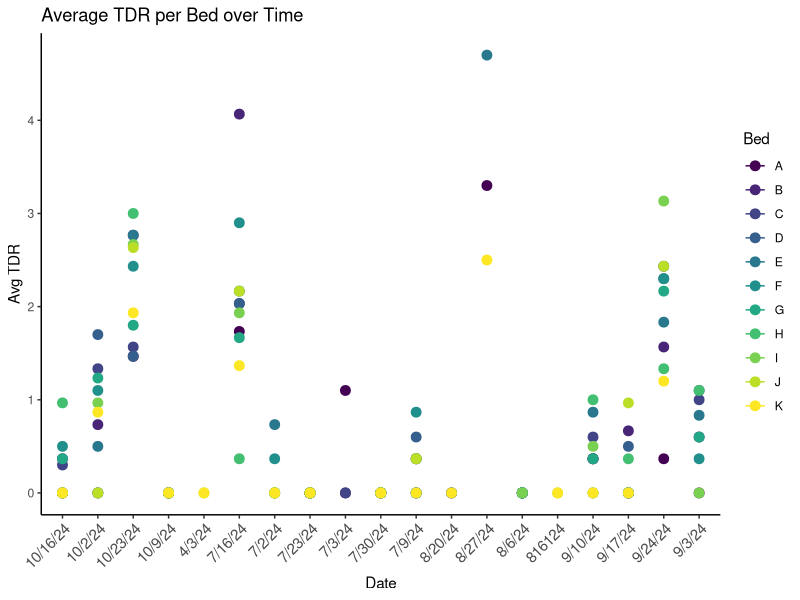
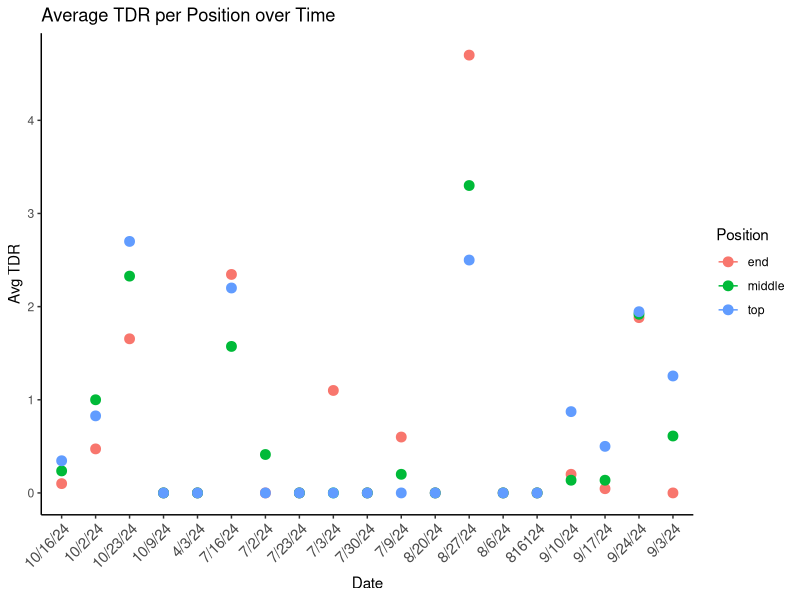
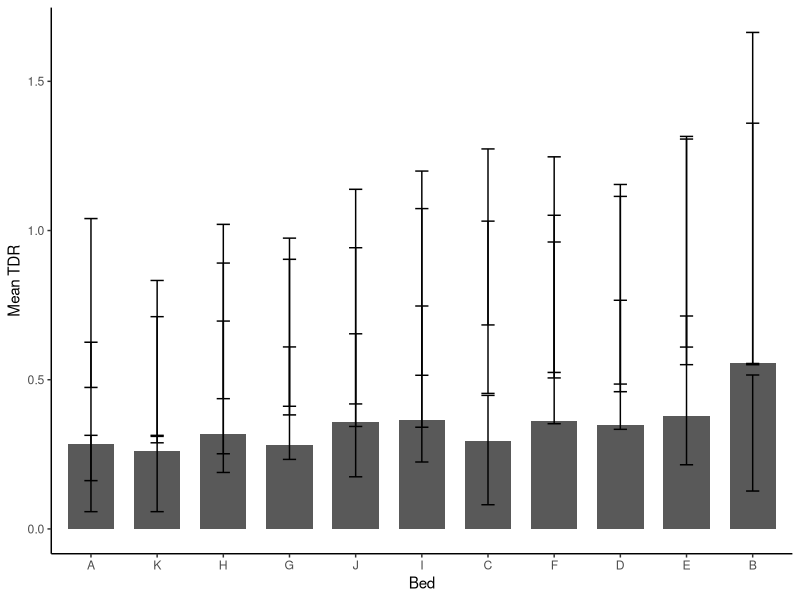
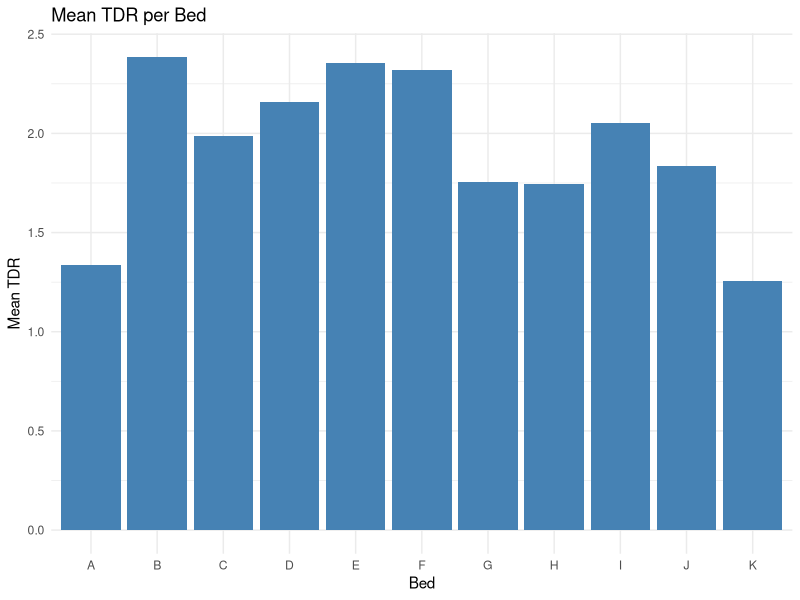
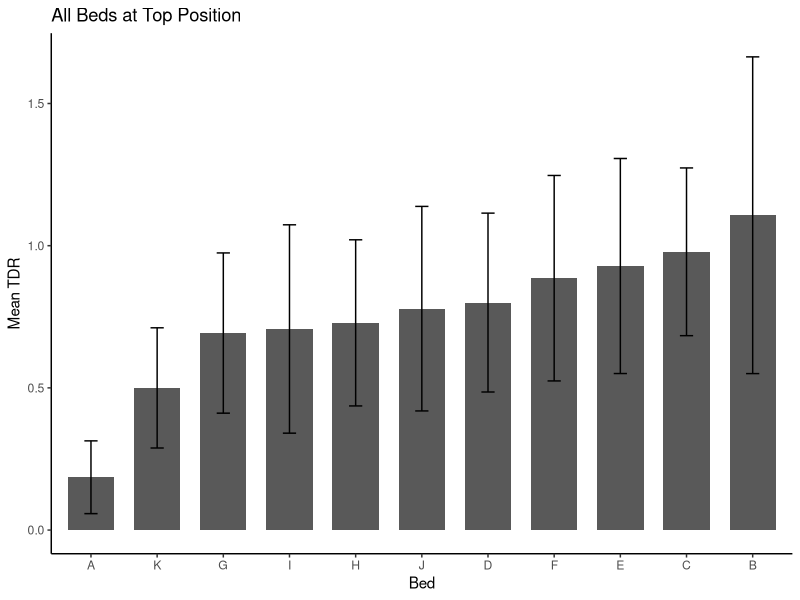
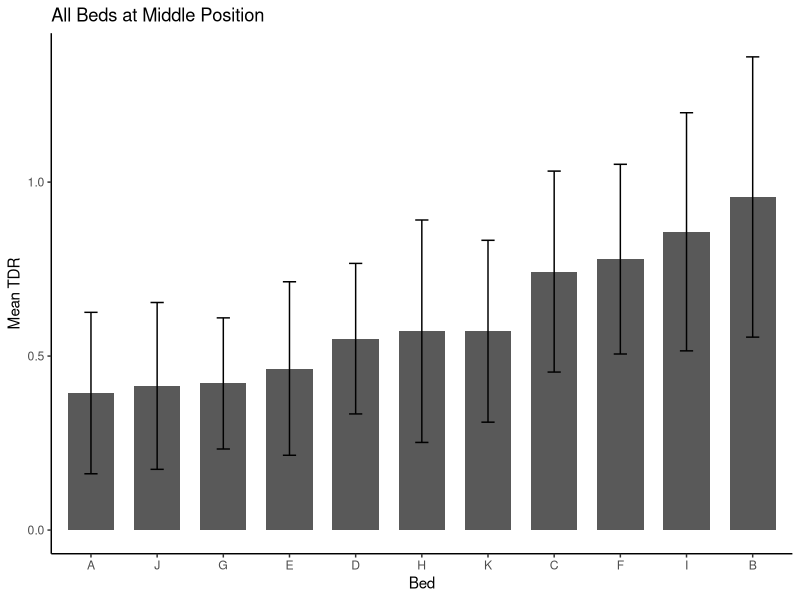
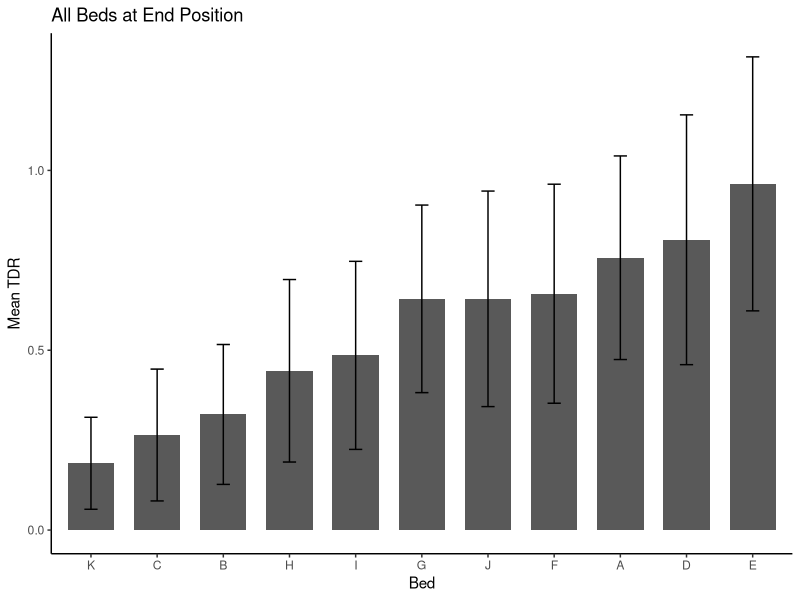
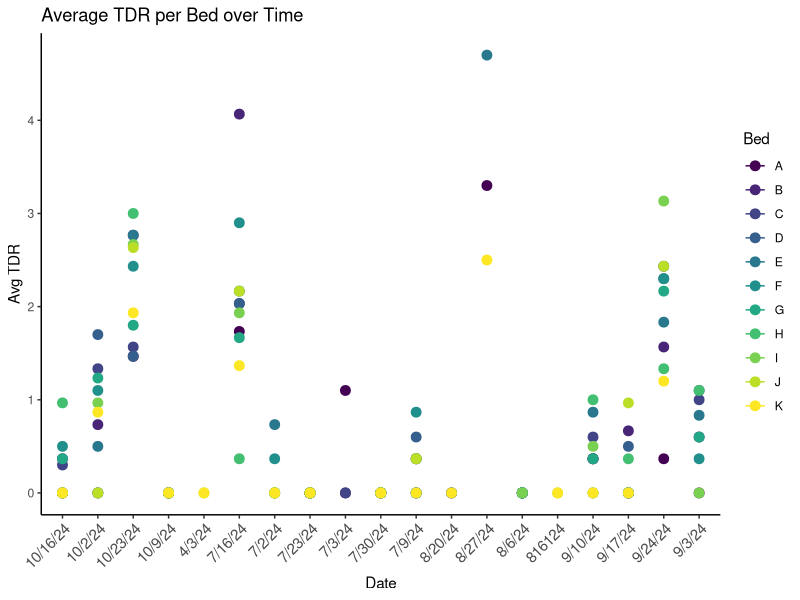

Source code (R) for these figures, in order:
## ---- chunk 1
knitr::opts_chunk$set(echo = TRUE)
## ---- chunk 2
library(tidyverse)
library(corrplot)

sem <- function(x, na.rm=FALSE) {           #for calculating standard error
  sd(x,na.rm=na.rm)/sqrt(length(na.omit(x)))
}
## ---- chunk 3
combined_tdr <- read_csv("../input/WL2_2024_TDR_Processed.csv") #produced in "TDR_Plots.R"
## ---- chunk 4
#setting bed average
 bed_avg <- combined_tdr %>% 
  group_by(date, Bed) %>% 
  summarize(mean_TDR = mean(TDR, na.rm = TRUE), .groups = "drop")

#Average TDR per Bed over Time Plot
 ggplot(bed_avg, aes(x = date, y = mean_TDR, color = Bed)) +
  geom_point(size = 3) +
  geom_line() +
  labs(title = "Average TDR per Bed over Time", y = "Avg TDR", x = "Date") +
  theme_classic() +
  theme(axis.text.x = element_text(angle = 45, hjust = 1, size = 11)) +
  scale_color_viridis_d(option = "viridis")
ggsave("../output/Bedovertime.png", width = 12, height = 8, units = "in")
 
#setting position average
 position_avg <- combined_tdr %>% 
  group_by(date, Position) %>% 
  summarize(mean_TDR = mean(TDR, na.rm = TRUE), .groups = "drop")
 
#Average TDR per Position over Time Plot
 ggplot(position_avg, aes(x = date, y = mean_TDR, color = Position)) +
  geom_point(size = 3) +
  geom_line() +
  labs(title = "Average TDR per Position over Time", y = "Avg TDR", x = "Date") +
  theme_classic() +
  theme(axis.text.x = element_text(angle = 45, hjust =1, size = 11))
ggsave("../output/Positionovertime.png", width = 12, height = 8, units = "in")
## ---- chunk 5
#Error bars
library(ggplot2)
library(dplyr)

#Mean TDR for Each Bed
bed_means <- combined_tdr %>% 
  group_by(Bed, Position) %>% 
  summarize(mean_TDR = mean(TDR, na.rm = TRUE),
          sem_TDR=sem(TDR, na.rm=TRUE))
bed_means

#error bars are weird on this plot
bed_means %>% 
  ggplot(aes(x=fct_reorder(Bed, mean_TDR), y=sem_TDR)) + 
  geom_col(width = 0.7,position = position_dodge(0.75)) +  
  geom_errorbar(aes(ymin=mean_TDR-sem_TDR, ymax=mean_TDR+sem_TDR),  #there's three error bars per column - BQC, because bed_means has 3 rows for every bed (for the three positions per bed)
                width=.2, position = position_dodge(0.75)) + 
  theme_classic() + 
  labs(x="Bed", y="Mean TDR")

ggplot(bed_means, aes(x = Bed, y = mean_TDR)) +
  geom_col(fill = "steelblue") +
  labs(title = "Mean TDR per Bed", y = "Mean TDR", x = "Bed") +
  theme_minimal()
ggsave("../output/MeanTDRperBed.png", width = 12, height = 8, units = "in")


#Filtering plots for each bed position
bed_means %>% 
  filter(Position=="top") %>% 
  ggplot(aes(x=fct_reorder(Bed, mean_TDR), y=mean_TDR)) +
  geom_col(width = 0.7,position = position_dodge(0.75)) + 
  geom_errorbar(aes(ymin=mean_TDR-sem_TDR,ymax=mean_TDR+sem_TDR),width=.2, position = 
                  position_dodge(0.75)) + 
  theme_classic() +
  labs(x="Bed", y="Mean TDR", title="All Beds at Top Position")
ggsave("../output/MeanTDRTopBeds.png", width = 12, height = 8, units = "in")

bed_means %>% 
  filter(Position=="middle") %>% 
  ggplot(aes(x=fct_reorder(Bed, mean_TDR), y=mean_TDR)) +
  geom_col(width = 0.7,position = position_dodge(0.75)) + 
  geom_errorbar(aes(ymin=mean_TDR-sem_TDR,ymax=mean_TDR+sem_TDR),width=.2, position = 
                  position_dodge(0.75)) + 
  theme_classic() +
  labs(x="Bed", y="Mean TDR", title="All Beds at Middle Position")
ggsave("../output/MeanTDRMiddleBeds.png", width = 12, height = 8, units = "in")

bed_means %>% 
  filter(Position=="end") %>% 
  ggplot(aes(x=fct_reorder(Bed, mean_TDR), y=mean_TDR)) +
  geom_col(width = 0.7,position = position_dodge(0.75)) + 
  geom_errorbar(aes(ymin=mean_TDR-sem_TDR,ymax=mean_TDR+sem_TDR),width=.2, position = 
                  position_dodge(0.75)) + 
  theme_classic() +
  labs(x="Bed", y="Mean TDR", title="All Beds at End Position")
ggsave("../output/MeanTDREndBeds.png", width = 12, height = 8, units = "in")
 
